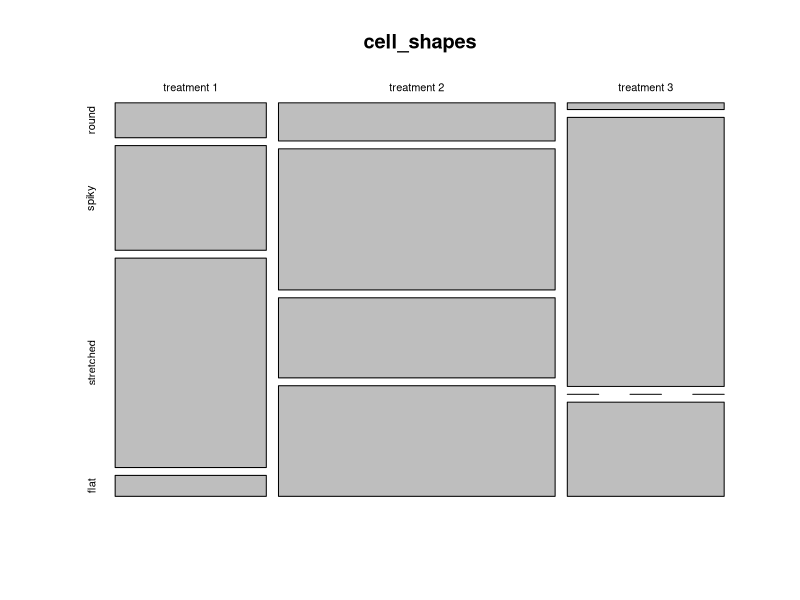
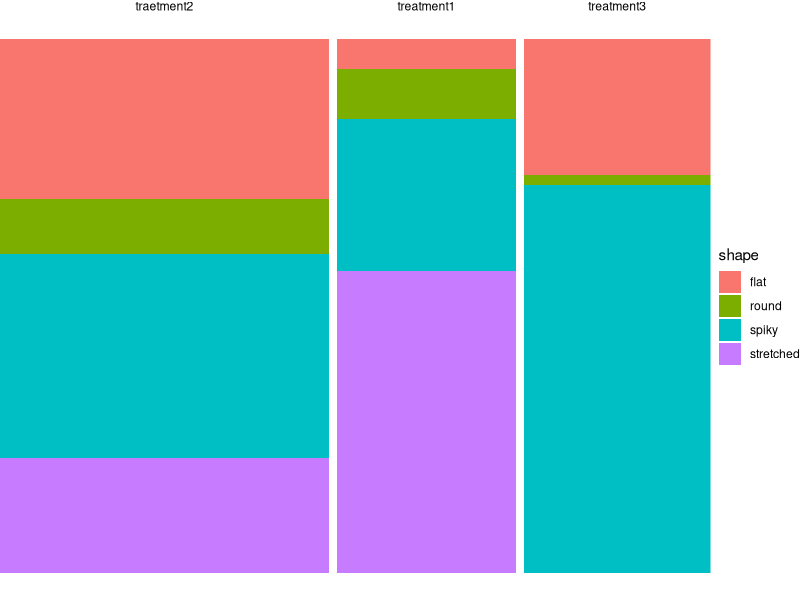

Generate these figures, in order, with R:
## ---- chunk 1
mytable <- rbind(c(4,96), c(10,90))
rownames(mytable) <- c("not exposed","exposed")
colnames(mytable) <- c("diseased", "healthy")
library(tidyverse)
## ---- chunk 2
mytable <- rbind(c(5,15,30,3), c(10,37,21,29), c(1,40,0,14))
rownames(mytable) <- c("treatment 1","treatment 2", "treatment 3")
colnames(mytable) <- c("round", "spiky", "stretched", "flat")
knitr::kable(mytable, align="cccc")
## ---- chunk 3
cell_shapes <- rbind(c(5,15,30,3), c(10,37,21,29), c(1,40,0,14))
rownames(cell_shapes) <- c("treatment 1","treatment 2", "treatment 3")
colnames(cell_shapes) <- c("round", "spiky", "stretched", "flat")

mosaicplot(cell_shapes)
## ---- chunk 4
tidy_shapes <- data.frame(cell_shapes, treatment=c("treatment1", "traetment2","treatment3")) %>% 
  pivot_longer(cols = 1:4,
               names_to = "shape",
               values_to = "count")

tidy_shapes
## ---- chunk 5
tidy_shapes %>% 
  group_by(treatment) %>% 
  mutate(sumcount = sum(count)) %>% 
  ggplot(aes(x=treatment, y = count, fill=shape, width=sumcount)) + 
  geom_bar(stat="identity", position = "fill") +
  facet_grid(~treatment, scales = "free_x", space = "free_x")+
  theme_void() 
## ---- chunk 6
shapes_subset <- cell_shapes[2:3,c(1,4)]
shapes_subset
## ---- chunk 7
(10/29)/(1/14)
## ---- chunk 8
round <- cell_shapes[2:3,1,drop=FALSE]
others <- cell_shapes[2:3,2:4,drop=FALSE] %>% rowSums

shapes_summary <- cbind(round,others)
shapes_summary
## ---- chunk 9
(10/(10+87)) / (1/(1+54))
## ---- chunk 10
chisq.test(cell_shapes)
## ---- chunk 11
fisher.test(shapes_summary)
## ---- chunk 12
table1 <- rbind(c(9, 39), c(21,42))
colnames(table1) <- c("round","stretched")
rownames(table1) <- c("ctrl", "trt")
knitr::kable(table1, align="cccc")
## ---- chunk 13
table1 <- rbind(c(9, 39), c(21,42))
colnames(table1) <- c("round","stretched")
rownames(table1) <- c("ctrl", "trt")
table2 <-  rbind(c(16, 59), c(51,99))
colnames(table2) <- c("round","stretched")
rownames(table2) <- c("ctrl", "trt")
table3 <- rbind(c(7, 40), c(22,41))
colnames(table3) <- c("round","stretched")
rownames(table3) <- c("ctrl", "trt")

table3d <- array(c(table1, table2, table3), dim = c(2,2,3))
knitr::kable(list(table1, table2, table3), align="cc")
## ---- chunk 14
table1 <- rbind(c(9, 39), c(21,42))
table2 <-  rbind(c(16, 59), c(51,99))
table3 <- rbind(c(7, 40), c(22,41))

table3d <- array(c(table1, table2, table3), dim = c(2,2,3))
table3d
## ---- chunk 15
rep1 <- data.frame(
  replicate = rep("1",4),
  trt = c(rep("ctrl",2), rep("trt",2)),
  shape = c("round","stretched", "round", "stretched"),
  count = c(9, 39, 21 ,42)
)

rep2 <- data.frame(
  replicate = rep("2",4),
  trt = c(rep("ctrl",2), rep("trt",2)),
  shape = c("round","stretched", "round", "stretched"),
  count = c(16, 59, 51, 99)
)
  
rep3 <- data.frame(
  replicate = rep("3",4),
  trt = c(rep("ctrl",2), rep("trt",2)),
  shape = c("round","stretched", "round", "stretched"),
  count = c(7, 40, 22, 41)
)

tidy_table <- rbind(rep1, rep2, rep3)
tidy_table
## ---- chunk 16
fisher.test(table1)$estimate
fisher.test(table2)$estimate
fisher.test(table3)$estimate
## ---- chunk 17
chisq.test(table1)$p.value
chisq.test(table2)$p.value
chisq.test(table3)$p.value
## ---- chunk 18
rowSums(table3d, dims=2)
## ---- chunk 19
knitr::kable(table1, align="cc", caption="replicate 1")
knitr::kable(table2, align="cc", caption="replicate 2")
knitr::kable(table3, align="cc", caption="replicate 3")
## ---- chunk 20
mantelhaen.test(table3d)
